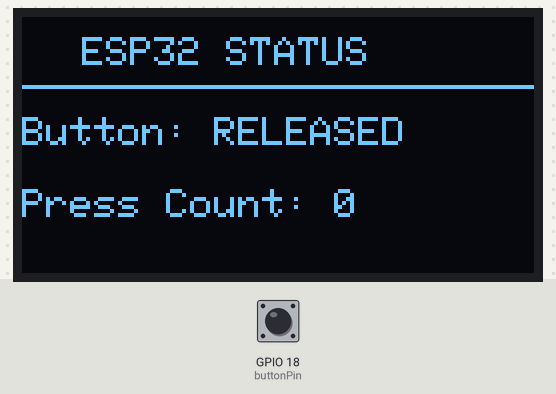
Bench run of a program on a simulated ESP32. On the bench: 128×64 one-colour display. The inputs (shaded band) are chosen by the test bench; at power-on: GPIO 18 (buttonPin) HIGH. What the program prints to the serial monitor is not drawn.

Above: at 1.2 s.
1.3 s: GPIO 18 (buttonPin) pulled LOW for 0.15 s
At 2.6 s:
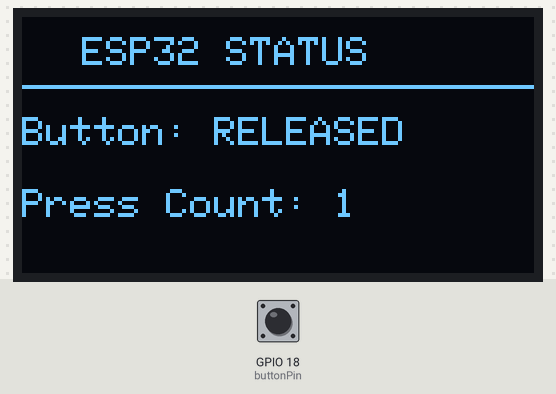
3.0 s: GPIO 18 (buttonPin) pulled LOW for 1 s
At 3.8 s:
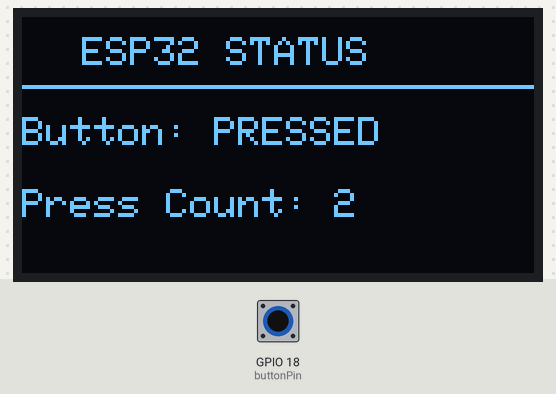
5.5 s: GPIO 18 (buttonPin) pulled LOW for 0.15 s
At 6.9 s:
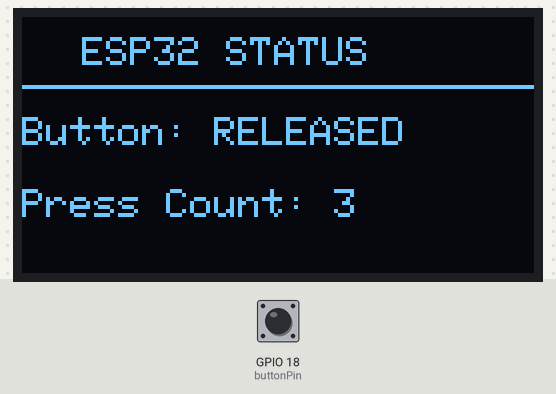
7.2 s: GPIO 18 (buttonPin) pulled LOW for 1 s
At 9.5 s:
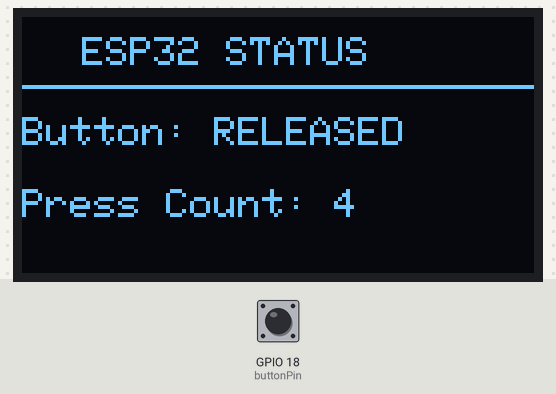
Timing chart, 0 to 10.7 s (numbered marks = the images above; inputs shaded):
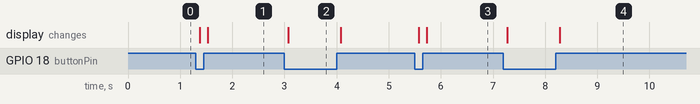

Measured:
- after the input at 1.3 s, the display: first changes after 0.08 s (image 1 shows a later state)
- after the input at 3.0 s, the display: changes after 0.08 s (image 2)
- after the input at 5.5 s, the display: first changes after 0.08 s (image 3 shows a later state)
- after the input at 7.2 s, the display: first changes after 0.08 s (image 4 shows a later state)

The program:

main.cpp
```cpp
#include <Arduino.h>
#include <Wire.h>
#include <Adafruit_GFX.h>
#include <Adafruit_SSD1306.h>

// OLED settings
#define SCREEN_WIDTH 128
#define SCREEN_HEIGHT 64
#define OLED_RESET -1

Adafruit_SSD1306 display(
    SCREEN_WIDTH, SCREEN_HEIGHT, &Wire, OLED_RESET
);

// Pin settings
const int buttonPin = 18;

// Debounce settings
const unsigned long debounceTime = 50;

int buttonState = HIGH;
int lastButtonReading = HIGH;

unsigned long lastDebounceTime = 0;
unsigned long pressCount = 0;

// Display current status on OLED
void updateDisplay()
{
    display.clearDisplay();

    display.setTextColor(SSD1306_WHITE);

    display.setTextSize(1);
    display.setCursor(15, 5);
    display.println("ESP32 STATUS");

    display.drawLine(0, 17, 127, 17, SSD1306_WHITE);

    display.setCursor(0, 25);
    display.print("Button: ");

    if (buttonState == LOW)
        display.println("PRESSED");
    else
        display.println("RELEASED");

    display.setCursor(0, 43);
    display.print("Press Count: ");
    display.println(pressCount);

    display.display();
}

void setup()
{
    Serial.begin(115200);

    pinMode(buttonPin, INPUT_PULLUP);

    // Initialize I2C using SDA = 21 and SCL = 22
    Wire.begin(21, 22);

    // Initialize OLED at I2C address 0x3C
    if (!display.begin(SSD1306_SWITCHCAPVCC, 0x3C))
    {
        Serial.println("OLED initialization failed!");
        while (true)
        {
            // Stop if the OLED cannot initialize
        }
    }

    display.clearDisplay();
    updateDisplay();

    Serial.println("ESP32 Button Status Display Started");
    Serial.println("Press the button to increase the counter.");
}


void loop()
{
    int reading = digitalRead(buttonPin);

    if (reading != lastButtonReading)
    {
        lastDebounceTime = millis();
    }

    if (millis() - lastDebounceTime >= debounceTime)
    {
        if (reading != buttonState)
        {
            buttonState = reading;

            if (buttonState == LOW)
            {
                pressCount++;
                Serial.print("Accepted press count: ");
                Serial.println(pressCount);
            }

            updateDisplay();
        }
    }

    lastButtonReading = reading;
}
```
